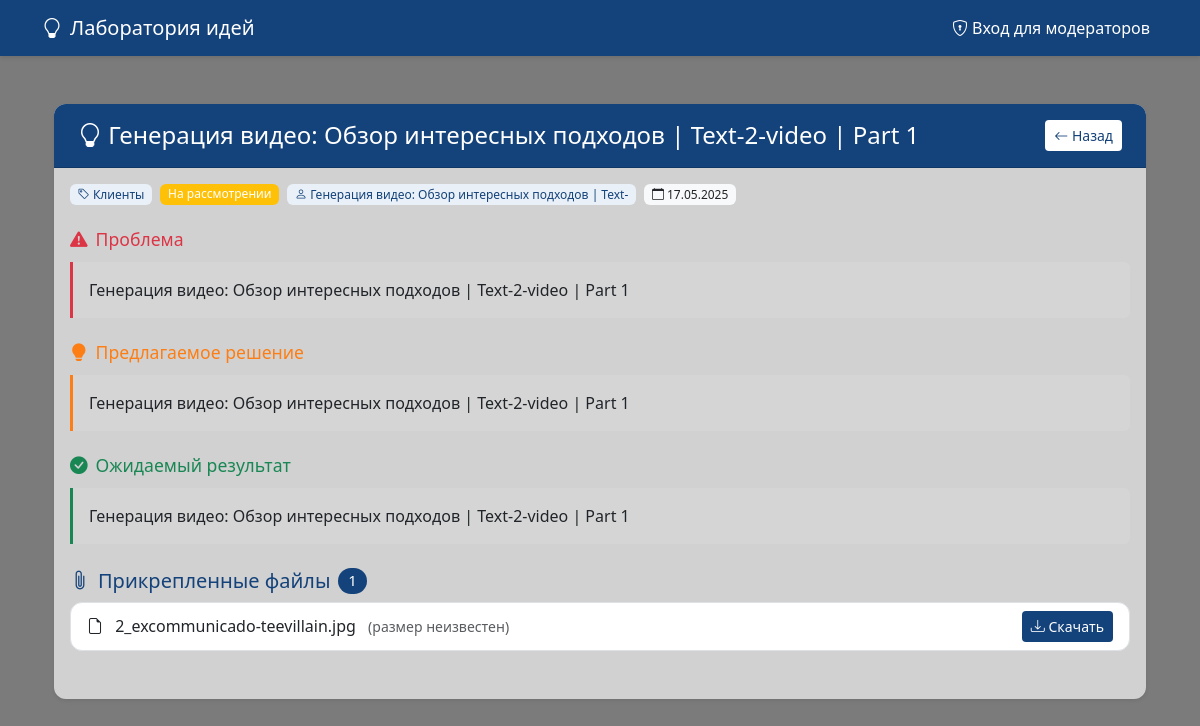
The page /idea/1 on the database its author committed.
### models.py (models this page shows, shortened)
class Idea(db.Model):
    id = db.Column(db.Integer, primary_key=True)
    title = db.Column(db.String(100), nullable=False)
    problem = db.Column(db.Text, nullable=False)
    solution = db.Column(db.Text, nullable=False)
    expected_result = db.Column(db.Text, nullable=False)
    description = db.Column(db.Text)  # Убрали nullable=False
    attachments = db.relationship('Attachment', backref='idea', cascade='all, delete-orphan')
    author_name = db.Column(db.String(50))
    contact_email = db.Column(db.String(120))  # Новое поле для email
    is_anonymous = db.Column(db.Boolean, default=False)
    category = db.Column(db.String(50), default='Общее')
    status = db.Column(db.String(20), default='На рассмотрении')
    created_at = db.Column(db.DateTime, server_default=db.func.now())
    comments = db.relationship('Comment', backref='idea', cascade='all, delete-orphan', passive_deletes=True)

class Attachment(db.Model):
    id = db.Column(db.Integer, primary_key=True)
    filename = db.Column(db.String(100), nullable=False)
    filepath = db.Column(db.String(255), nullable=False)
    idea_id = db.Column(db.Integer, db.ForeignKey('idea.id'), nullable=False)
    @property
    def file_size(self):
        full_path = os.path.join(current_app.root_path, self.filepath)
        if os.path.exists(full_path):
            try:
                return os.path.getsize(full_path)
            except OSError:
                return 0
        return 0

### app.py (the view, shortened to what this page needs)
@app.route('/idea/<int:id>', methods=['GET', 'POST'])
def idea_detail(id):
    idea = db.session.get(Idea, id) or abort(404)
    form = CommentForm()
    current_moderator = None
    if 'moderator_id' in session:
        current_moderator = db.session.get(Moderator, session['moderator_id'])
    comments = []
    if current_moderator:
        comments = db.session.execute(
            select(Comment)
            .where(Comment.idea_id == id)
            .order_by(Comment.created_at.desc())
        ).scalars().all()
    return render_template(
        'idea_detail.html',
        idea=idea,
        form=form,
        comments=comments,
        current_moderator=current_moderator
    )

### app.py (called while the page is built)
@app.context_processor
def inject_moderator():
    if 'moderator_id' in session:
        moderator = db.session.get(Moderator, session['moderator_id'])
        return {'current_moderator': moderator}
    return {}

### templates/idea_detail.html (shortened to what this page needs)
{% extends "base.html" %}
{% block content %}
<div class="container mt-4">
    <div class="card mb-4 shadow-sm">
        <div class="card-header text-white" style="background-color: var(--primary-color);">
            <div class="d-flex justify-content-between align-items-center">
                <h2 class="h4 mb-0">
                    <i class="bi bi-lightbulb"></i> {{ idea.title }}
                </h2>
                <a href="{{ url_for('index') }}" class="btn btn-sm" style="background-color: white; color: var(--primary-color);">
                    <i class="bi bi-arrow-left"></i> Назад
                </a>
            </div>
        </div>
        <div class="card-body">
            <div class="d-flex flex-wrap gap-2 mb-4">
                <span class="badge" style="background-color: #e9f0f7; color: var(--primary-color);">
                    <i class="bi bi-tag"></i> {{ idea.category }}
                </span>
                <span class="badge bg-{{ 'success' if idea.status == 'Одобрено' else 'warning' if idea.status == 'На рассмотрении' else 'danger' }}">
                    {{ idea.status }}
                </span>
                {% if idea.author_name %}
                <span class="badge" style="background-color: #e9f0f7; color: var(--primary-color);">
                    <i class="bi bi-person"></i> {{ idea.author_name }}
                </span>
                {% else %}
                <span class="badge" style="background-color: #e9f0f7; color: var(--primary-color);">
                    <i class="bi bi-incognito"></i> Анонимно
                </span>
                {% endif %}
                <span class="badge bg-light text-dark">
                    <i class="bi bi-calendar"></i> {{ idea.created_at.strftime('%d.%m.%Y') }}
                </span>
            </div>
            <div class="idea-content">
                <div class="mb-4">
                    <h5 class="d-flex align-items-center gap-2" style="color: #dc3545;">
                        <i class="bi bi-exclamation-triangle-fill"></i>
                        <span>Проблема</span>
                    </h5>
                    <div class="ps-3 border-start border-3 border-danger bg-light bg-opacity-10 p-3 rounded-end">
                        <p class="mb-0">{{ idea.problem|urlize(target="_blank") }}</p>
                    </div>
                </div>
                <div class="mb-4">
                    <h5 class="d-flex align-items-center gap-2" style="color: #fd7e14;">
                        <i class="bi bi-lightbulb-fill"></i>
                        <span>Предлагаемое решение</span>
                    </h5>
                    <div class="ps-3 border-start border-3 border-warning bg-light bg-opacity-10 p-3 rounded-end">
                        <p class="mb-0">{{ idea.solution|urlize(target="_blank") }}</p>
                    </div>
                </div>
                <div class="mb-4">
                    <h5 class="d-flex align-items-center gap-2" style="color: #198754;">
                        <i class="bi bi-check-circle-fill"></i>
                        <span>Ожидаемый результат</span>
                    </h5>
                    <div class="ps-3 border-start border-3 border-success bg-light bg-opacity-10 p-3 rounded-end">
                        <p class="mb-0">{{ idea.expected_result|urlize(target="_blank") }}</p>
                    </div>
                </div>
            </div>
            {% if idea.attachments %}
            <div class="mb-4">
                <h5 class="d-flex align-items-center gap-2" style="color: var(--primary-color);">
                    <i class="bi bi-paperclip"></i>
                    <span>Прикрепленные файлы</span>
                    <span class="badge rounded-pill" style="background-color: var(--primary-color); color: white;">{{ idea.attachments|length }}</span>
                </h5>
                <div class="list-group">
                    {% for attachment in idea.attachments %}
                    <div class="list-group-item d-flex justify-content-between align-items-center">
                        <div>
                            <i class="bi bi-file-earmark me-2"></i>
                            <span>{{ attachment.filename }}</span>
                            <small class="text-muted ms-2">
                                {% if attachment.file_size > 0 %}
                                    ({{ attachment.file_size|filesizeformat }})
                                {% else %}
                                    (размер неизвестен)
                                {% endif %}
                            </small>
                        </div>
                        <a href="{{ url_for('download_attachment', id=attachment.id) }}"
                           class="btn btn-sm"
                           style="background-color: var(--primary-color); color: white;"
                           target="_blank">
                            <i class="bi bi-download"></i> Скачать
                        </a>
                    </div>
                    {% endfor %}
                </div>
            </div>
            {% endif %}
        </div>
    </div>
</div>
{% endblock %}

### templates/base.html (style rules this page uses)
:root { --primary-color: #14427a; --primary-light: #1a54a4; --primary-dark: #0d2e54; --border-radius: 0.75rem; --card-shadow: 0 4px 6px rgba(0,0,0,0.05); --card-shadow-hover: 0 10px 15px rgba(0,0,0,0.1); --transition: all 0.2s ease-in-out; }
body { display: flex; flex-direction: column; min-height: 100vh; background-image: url('https://www.mondodem.it/wp-content/uploads/2020/10/7603.jpg'); background-size: cover; background-attachment: fixed; background-repeat: no-repeat; position: relative; }
body::before { content: ''; position: fixed; top: 0; left: 0; right: 0; bottom: 0; background: rgba(100, 100, 100, 0.85); z-index: -1; }
.card { border: none; border-radius: var(--border-radius); box-shadow: var(--card-shadow); transition: var(--transition); background-color: rgba(255, 255, 255, 0.65); }
.card-header { border-radius: var(--border-radius) var(--border-radius) 0 0 !important; padding: 1rem 1.5rem; background-color: var(--primary-color); color: white; backdrop-filter: blur(5px); }
a { color: var(--primary-color); text-decoration: none; }
.container { flex: 1; }

### templates/idea_detail.html (style rules this page uses)
.idea-content h5 { font-size: 1.1rem; margin-bottom: 0.75rem; }
.list-group-item { transition: background-color 0.2s; border-radius: var(--border-radius) !important; margin-bottom: 0.5rem; }
.badge { font-weight: 500; padding: 0.35em 0.65em; }
.border-warning { border-color: #fd7e14 !important; }

### rows shown on the page
Idea: title "Генерация видео: Обзор интересных подходов | Text-2-video | Part 1", category "Клиенты", status "На рассмотрении", author_name "Генерация видео: Обзор интересных подходов | Text-", created_at "17.05.2025", problem "Генерация видео: Обзор интересных подходов | Text-2-video | Part 1", solution "Генерация видео: Обзор интересных подходов | Text-2-video | Part 1", expected_result "Генерация видео: Обзор интересных подходов | Text-2-video | Part 1"
Attachment: filename "2_excommunicado-teevillain.jpg", shows "(размер неизвестен)"

### other values the page prints
{{ idea.attachments|length }} "1"
